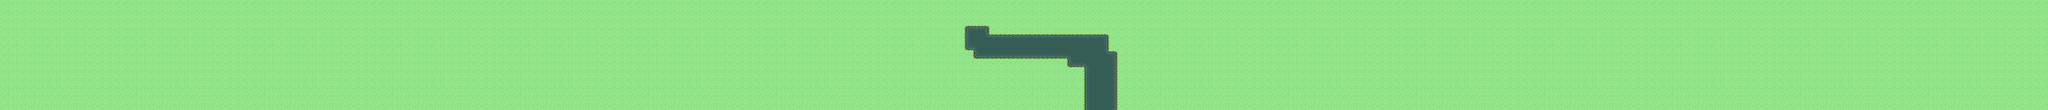

A 2D game scene composited from a Tiled map and its tileset images. What follows is a short description and the map's XML, with each tile layer's data collapsed to a summary:
An orthogonal 240x13 tile map with 32x32 px tiles, 1 tile layer (Tile Layer 1).

<map version="1.0" tiledversion="1.1.5" orientation="orthogonal" renderorder="right-down" width="240" height="13" tilewidth="32" tileheight="32" infinite="0" nextobjectid="1">
 <tileset firstgid="1" name="tiles" tilewidth="32" tileheight="32" tilecount="7496" columns="8">
  <image source="tiles.png" trans="003039" width="256" height="30000" />
 </tileset>
 <layer name="Tile Layer 1" width="240" height="13">
  <data>[3120 cells, 3120 non-empty, 11 distinct tile ids]</data>
 </layer>
</map>
